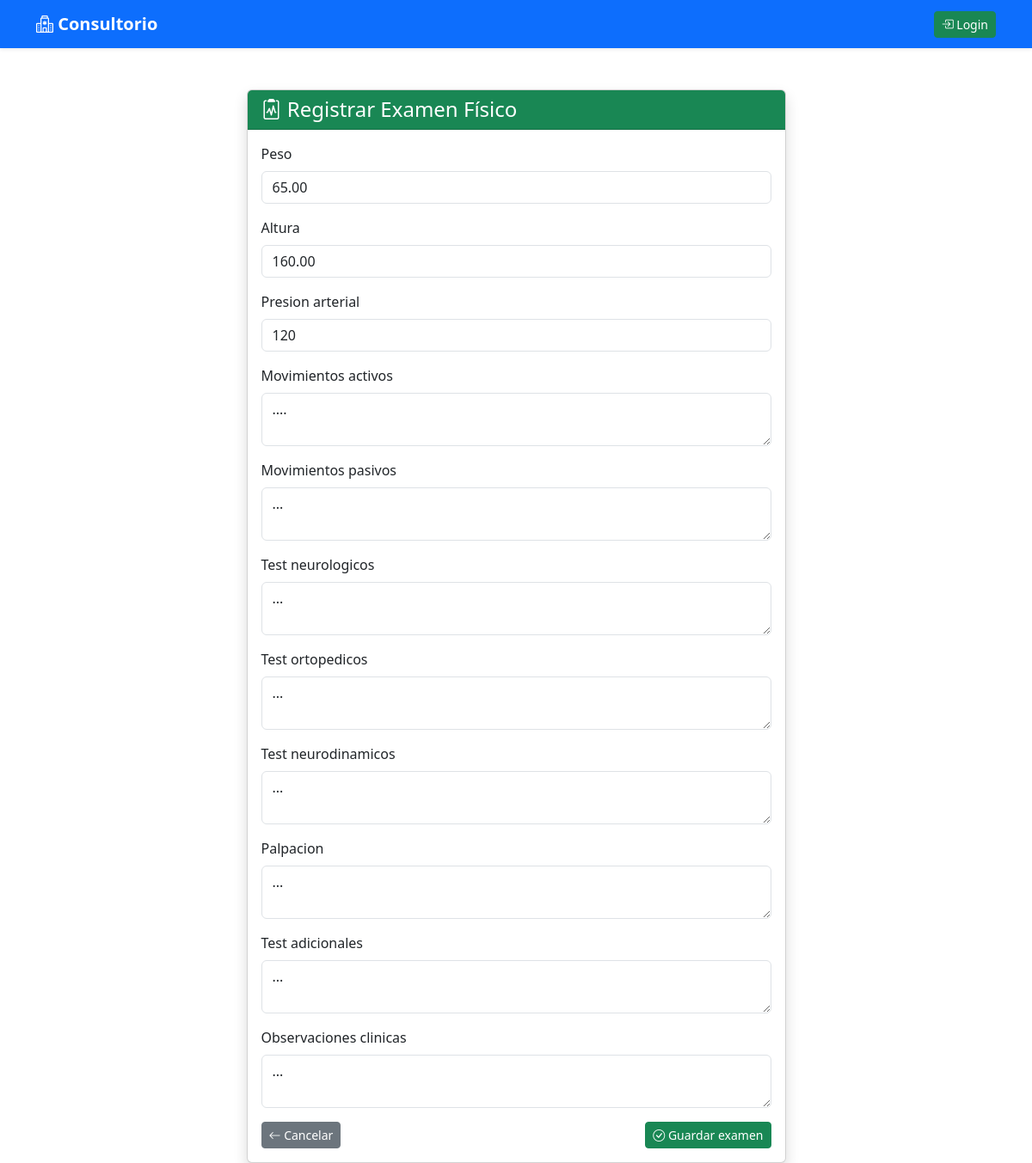
/examen/1/editar/, run on the app's committed database.
### kinesiologia/models.py (models this page shows, shortened)
class ExamenFisico(models.Model):
    consulta = models.OneToOneField(Consulta, on_delete=models.CASCADE, related_name='examen_fisico')
    peso = models.DecimalField(max_digits=5, decimal_places=2)
    altura = models.DecimalField(max_digits=5, decimal_places=2)
    presion_arterial = models.CharField(max_length=20)
    movimientos_activos = models.TextField()
    movimientos_pasivos = models.TextField()
    test_neurologicos = models.TextField()
    test_ortopedicos = models.TextField()
    test_neurodinamicos = models.TextField()
    palpacion = models.TextField()
    test_adicionales = models.TextField()
    observaciones_clinicas = models.TextField()

### kinesiologia/views.py (the view, shortened to what this page needs)
# urls.py: path('examen/<int:pk>/editar/', views.EditarExamenFisicoView.as_view(), name='editar_examen_fisico'),
class EditarExamenFisicoView(UpdateView):
    model = ExamenFisico
    form_class = ExamenFisicoForm
    template_name = 'examen_fisico_form.html'

### kinesiologia/forms.py
class ExamenFisicoForm(forms.ModelForm):
    class Meta:
        model = ExamenFisico
        exclude = ['consulta']
        widgets = {
            'peso': forms.NumberInput(attrs={'class': 'form-control', 'step': '0.01'}),
            'altura': forms.NumberInput(attrs={'class': 'form-control', 'step': '0.01'}),
            'presion_arterial': forms.TextInput(attrs={'class': 'form-control'}),
            'movimientos_activos': forms.Textarea(attrs={'class': 'form-control', 'rows': 2}),
            'movimientos_pasivos': forms.Textarea(attrs={'class': 'form-control', 'rows': 2}),
            'test_neurologicos': forms.Textarea(attrs={'class': 'form-control', 'rows': 2}),
            'test_ortopedicos': forms.Textarea(attrs={'class': 'form-control', 'rows': 2}),
            'test_neurodinamicos': forms.Textarea(attrs={'class': 'form-control', 'rows': 2}),
            'palpacion': forms.Textarea(attrs={'class': 'form-control', 'rows': 2}),
            'test_adicionales': forms.Textarea(attrs={'class': 'form-control', 'rows': 2}),
            'observaciones_clinicas': forms.Textarea(attrs={'class': 'form-control', 'rows': 2}),
        }

### kinesiologia/templates/examen_fisico_form.html (shortened to what this page needs)
{% extends 'base.html' %}
{% block content %}
<div class="container">
  <div class="row justify-content-center">
    <div class="col-md-8 col-lg-7">
      <div class="card shadow mt-4">
        <div class="card-header bg-success text-white">
          <h4 class="mb-0"><i class="bi bi-clipboard2-pulse"></i> Registrar Examen Físico</h4>
        </div>
        <div class="card-body">
          <form method="post">{% csrf_token %}
            {% for field in form.visible_fields %}
              <div class="mb-3">
                <label for="id_{{ field.name }}" class="form-label">{{ field.label }}</label>
                {{ field }}
              </div>
            {% endfor %}
            <div class="d-flex justify-content-between">
              <a href="javascript:history.back()" class="btn btn-secondary btn-sm"><i class="bi bi-arrow-left"></i> Cancelar</a>
              <button type="submit" class="btn btn-success btn-sm"><i class="bi bi-check-circle"></i> Guardar examen</button>
            </div>
          </form>
        </div>
      </div>
    </div>
  </div>
</div>
{% endblock %}

### data on the page
ExamenFisico: visible_fields "65.00" "160.00" "120" "...." "..." "..." "..." "..." "..." "..." "..."

### other printed values
{{ field.label }} "Peso" "Altura" "Presion arterial" "Movimientos activos" "Movimientos pasivos" "Test neurologicos" "Test ortopedicos" "Test neurodinamicos" "Palpacion" "Test adicionales" "Observaciones clinicas"
